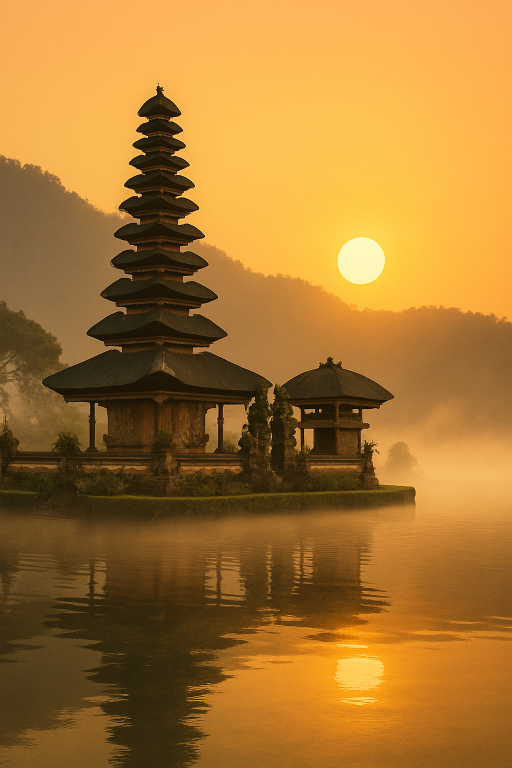
#> input picture inputs/day3_hero.png, 1024 x 1536 px (shown at 1/2 size)
$ python quote_page_generator.py
#> lines starting #> are read from the running program, lines starting #| are printed output that depends on the picture
import os
from PIL import Image, ImageDraw, ImageFont, ImageOps, ImageFilter
import textwrap

# --- Constants ---
WIDTH = 2480  # Standard A4 width @ 300 DPI
HEIGHT = 3508

# Page Split and Panel Dimensions
LEFT_IMAGE_WIDTH_RATIO = 0.40 # Left image takes 40% of the page width
RIGHT_PANEL_MARGIN_TOP = 150    # Margin from page top for the right panel
RIGHT_PANEL_MARGIN_BOTTOM = 150 # Margin from page bottom
RIGHT_PANEL_MARGIN_RIGHT = 90   # Margin from page right edge
RIGHT_PANEL_MARGIN_LEFT_GAP = 50 # Gap between left image area and right panel
RIGHT_PANEL_RADIUS = 30
RIGHT_PANEL_BLUR_RADIUS = 40
# Overlay for the right panel (darker to make light text pop, as in reference)
RIGHT_PANEL_OVERLAY_COLOR = (0, 0, 0, 100) # Semi-transparent black

# Text Colors for Right Panel (assuming light text on darkish panel)
TEXT_COLOR_LIGHT = (240, 240, 240)
TEXT_COLOR_GOLD = (204, 153, 51) # For quote amount, similar to reference
TEXT_COLOR_SUBTLE = (200, 200, 200) # For secondary text like "PER COUPLE"

# Layout constants within the right panel
CONTENT_PADDING_PANEL = 70  # General padding inside the right panel
TITLE_FONT_SIZE_QUOTE = 80       # "YOUR PERSONAL QUOTE"
MAIN_QUOTE_FIGURE_SIZE = 180   # "₹1,35,000"
QUOTE_SUB_TEXT_SIZE = 60       # "PER COUPLE"
SECTION_TITLE_FONT_SIZE_QUOTE = 60 # "PAYMENT TERMS", "TERMS & CONDITIONS"
BODY_FONT_SIZE_QUOTE = 45
LINE_SPACING_FACTOR = 1.5

# Font Paths
FONT_TITLE_QUOTE_PATH = "fonts/PlayfairDisplay-Regular.ttf" # Example, adjust as needed
FONT_BODY_QUOTE_PATH = "fonts/PlayfairDisplay-Regular.ttf"         # Example, adjust as needed
FONT_BOLD_QUOTE_PATH = "fonts/PlayfairDisplay-Regular.ttf"            # Example, adjust as needed

DEFAULT_LEFT_BG_IMAGE_PATH = 'inputs/day3_hero.png'

# Gold Price Box constants
PRICE_BOX_VPADDING = 30
PRICE_BOX_HPADDING = 120
PRICE_BOX_RADIUS = 25
PRICE_BOX_BG_COLOR = (218, 173, 80) # Gold-ish color from reference
PRICE_BOX_TEXT_COLOR = (50, 40, 20) # Dark text for price box

def generate_quote_page(
    output_filename: str,
    # font_path: str, # This will be replaced by specific font paths above
    base_output_dir: str,
    quote: dict,
    terms_conditions: list,
    left_bg_image_path: str = DEFAULT_LEFT_BG_IMAGE_PATH
):
    """Generates the quote page with a split UI similar to the reference."""
#> called with output_filename = 'page_quote_preview_new.jpg', base_output_dir = 'outputs', left_bg_image_path = 'inputs/day3_hero.png'
    output_path = os.path.join(base_output_dir, output_filename)
    os.makedirs(os.path.dirname(output_path), exist_ok=True)

    # --- Load Fonts ---
    try:
        font_page_title = ImageFont.truetype(FONT_TITLE_QUOTE_PATH, TITLE_FONT_SIZE_QUOTE)
    except IOError: font_page_title = ImageFont.load_default(size=TITLE_FONT_SIZE_QUOTE)
    try:
        font_quote_figure = ImageFont.truetype(FONT_BOLD_QUOTE_PATH, MAIN_QUOTE_FIGURE_SIZE) # Use a bold font for amount
    except IOError: font_quote_figure = ImageFont.load_default(size=MAIN_QUOTE_FIGURE_SIZE)
    try:
        font_quote_sub = ImageFont.truetype(FONT_BODY_QUOTE_PATH, QUOTE_SUB_TEXT_SIZE)
    except IOError: font_quote_sub = ImageFont.load_default(size=QUOTE_SUB_TEXT_SIZE)
    try:
        font_section_title = ImageFont.truetype(FONT_BOLD_QUOTE_PATH, SECTION_TITLE_FONT_SIZE_QUOTE)
    except IOError: font_section_title = ImageFont.load_default(size=SECTION_TITLE_FONT_SIZE_QUOTE)
    try:
        font_body = ImageFont.truetype(FONT_BODY_QUOTE_PATH, BODY_FONT_SIZE_QUOTE)
    except IOError: font_body = ImageFont.load_default(size=BODY_FONT_SIZE_QUOTE)

    # --- Main Page Background (using the left image as full page potentially) ---
    try:
        page_bg_full = Image.open(left_bg_image_path).convert("RGBA")
    except FileNotFoundError:
        print(f"Error: Background image '{left_bg_image_path}' not found. Creating plain background.")
        page_bg_full = Image.new('RGBA', (WIDTH, HEIGHT), (30, 30, 40, 255))

    # Scale page_bg_full to cover the entire page (WIDTH, HEIGHT)
    # This logic ensures the image covers the page, cropping if aspect ratios differ.
    img_aspect = page_bg_full.width / page_bg_full.height
    page_aspect = WIDTH / HEIGHT
    if img_aspect > page_aspect: # Image is wider than page
        new_height = HEIGHT
        new_width = int(new_height * img_aspect)
        resized_bg = page_bg_full.resize((new_width, new_height), Image.Resampling.LANCZOS)
        crop_x = (new_width - WIDTH) // 2
        final_page_bg = resized_bg.crop((crop_x, 0, crop_x + WIDTH, HEIGHT))
    else: # Image is taller than page or same aspect
        new_width = WIDTH
        new_height = int(new_width / img_aspect)
        resized_bg = page_bg_full.resize((new_width, new_height), Image.Resampling.LANCZOS)
        crop_y = (new_height - HEIGHT) // 2
        final_page_bg = resized_bg.crop((0, crop_y, WIDTH, crop_y + HEIGHT))
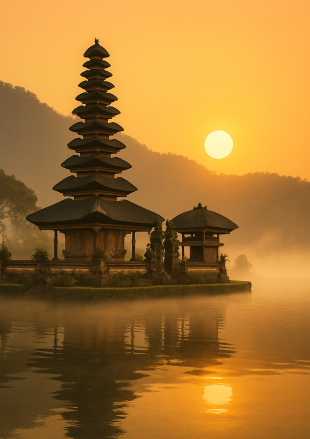
#> final_page_bg: PIL image 2480x3508 RGBA (shown at 1/8 size); mean R, G, B, A 165.4, 116.8, 48.6, 255
    if final_page_bg.size != (WIDTH, HEIGHT):
         final_page_bg = final_page_bg.resize((WIDTH, HEIGHT), Image.Resampling.LANCZOS) # Ensure exact size

    # Create main image canvas
    img = Image.new('RGBA', (WIDTH, HEIGHT))
#> img: PIL image 2480x3508 RGBA; every value is 0
    img.paste(final_page_bg, (0,0))
    draw = ImageDraw.Draw(img)

    # --- Define Right Panel Coordinates ---
    left_image_area_width = int(WIDTH * LEFT_IMAGE_WIDTH_RATIO)
    panel_x0 = left_image_area_width + RIGHT_PANEL_MARGIN_LEFT_GAP
    panel_y0 = RIGHT_PANEL_MARGIN_TOP
    panel_width = WIDTH - panel_x0 - RIGHT_PANEL_MARGIN_RIGHT
    panel_height = HEIGHT - panel_y0 - RIGHT_PANEL_MARGIN_BOTTOM
    panel_box = (panel_x0, panel_y0, panel_x0 + panel_width, panel_y0 + panel_height)

    # --- Create Frosted Glass Panel on the Right ---
    panel_background_crop = final_page_bg.crop(panel_box) # Crop from the final_page_bg
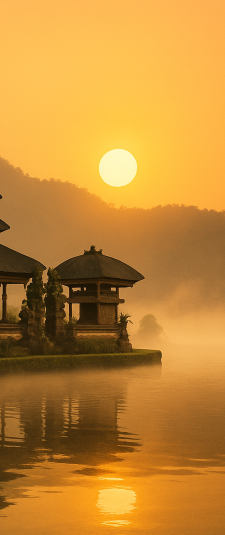
#> panel_background_crop: PIL image 1348x3208 RGBA (shown at 1/6 size); mean R, G, B, A 194.9, 137.4, 54.6, 255
    panel_blurred_crop = panel_background_crop.filter(ImageFilter.GaussianBlur(RIGHT_PANEL_BLUR_RADIUS))
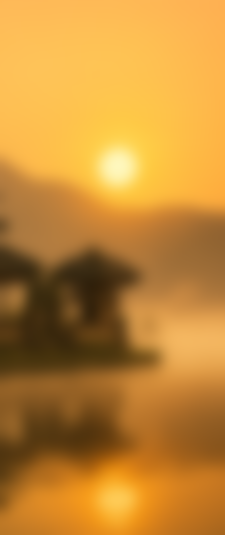
#> panel_blurred_crop: PIL image 1348x3208 RGBA (shown at 1/6 size); mean R, G, B, A 194.8, 137.4, 54.6, 255

    panel_face = Image.new('RGBA', (panel_width, panel_height))
#> panel_face: PIL image 1348x3208 RGBA; every value is 0
    panel_face.paste(panel_blurred_crop, (0,0))

    # --- Add vertical white gradient overlay for frosted effect ---
    gradient_overlay = Image.new('RGBA', (panel_width, panel_height), (255,255,255,0))
    for y in range(panel_height):
        # Top is more opaque, bottom is more transparent
        alpha = int(200 * (1 - y / panel_height))  # 200 at top, 0 at bottom
        for x in range(panel_width):
            gradient_overlay.putpixel((x, y), (255,255,255,alpha))
    panel_face = Image.alpha_composite(panel_face, gradient_overlay)
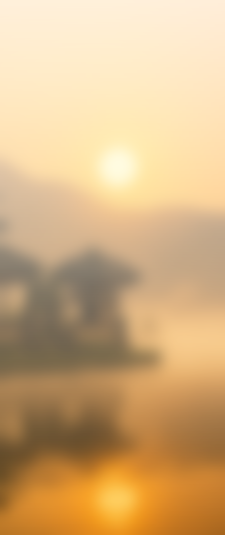
#> panel_face: PIL image 1348x3208 RGBA (shown at 1/6 size); mean R, G, B, A 211.1, 176, 128.3, 255

    panel_overlay = Image.new('RGBA', (panel_width, panel_height), RIGHT_PANEL_OVERLAY_COLOR)
    panel_face = Image.alpha_composite(panel_face, panel_overlay)
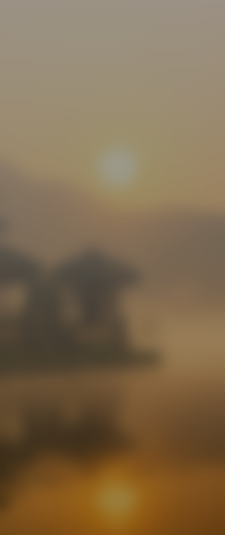
#> panel_face: PIL image 1348x3208 RGBA (shown at 1/6 size); mean R, G, B, A 128.3, 107, 78, 255

    panel_mask = Image.new('L', (panel_width, panel_height), 0)
#> panel_mask: PIL image 1348x3208 L; every value is 0
    panel_mask_draw = ImageDraw.Draw(panel_mask)
    panel_mask_draw.rounded_rectangle([0, 0, panel_width, panel_height], radius=RIGHT_PANEL_RADIUS, fill=255)

    img.paste(panel_face, (panel_x0, panel_y0), panel_mask)
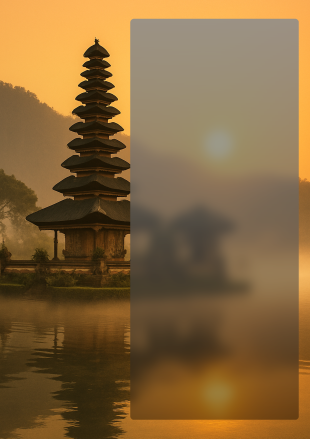
#> img: PIL image 2480x3508 RGBA (shown at 1/8 size); mean R, G, B, A 132.3, 101.7, 60.3, 255

    # --- Draw Content onto the Right Panel ---
    current_y = panel_y0 + CONTENT_PADDING_PANEL
    content_area_x_start = panel_x0 + CONTENT_PADDING_PANEL
    content_area_width_panel = panel_width - 2 * CONTENT_PADDING_PANEL

    # Page Title "YOUR PERSONAL QUOTE"
    page_title_text = "YOUR PERSONAL QUOTE"
    title_w = draw.textlength(page_title_text, font=font_page_title)
#> title_w = 983.7
    draw.text((panel_x0 + (panel_width - title_w) / 2, current_y), page_title_text, font=font_page_title, fill=TEXT_COLOR_LIGHT)
    current_y += TITLE_FONT_SIZE_QUOTE * LINE_SPACING_FACTOR + 40

    # --- Price Box ---
    price_text_main = f"{quote.get('currency', '')} {quote.get('amount', 'N/A')}"
    price_text_sub = quote.get('details', 'PER PERSON') # Using details for "PER COUPLE" type info
    if "per person" in price_text_sub.lower() or "per couple" in price_text_sub.lower() or "total for" in price_text_sub.lower():
        pass # Use as is
    else: # Fallback if quote.details doesn't contain unit
        price_text_sub = "PER PERSON"

    main_price_w = draw.textlength(price_text_main, font=font_quote_figure)
#> main_price_w = 973.3
    sub_price_w = draw.textlength(price_text_sub, font=font_quote_sub)
#> sub_price_w = 375.4

    price_box_content_w = max(main_price_w, sub_price_w)
#> price_box_content_w = 973.3
    price_box_w = price_box_content_w + 2 * PRICE_BOX_HPADDING
#> price_box_w = 1213.3
    price_box_h = MAIN_QUOTE_FIGURE_SIZE + QUOTE_SUB_TEXT_SIZE + PRICE_BOX_VPADDING * 2 + 10 # 10 for spacing
    price_box_x0 = panel_x0 + (panel_width - price_box_w) / 2
#> price_box_x0 = 1109.4
    price_box_y0 = current_y

    draw.rounded_rectangle(
        (price_box_x0, price_box_y0, price_box_x0 + price_box_w, price_box_y0 + price_box_h),
        radius=PRICE_BOX_RADIUS,
        fill=PRICE_BOX_BG_COLOR
    )
    # Price text
    draw.text(
        (price_box_x0 + (price_box_w - main_price_w) / 2, price_box_y0 + PRICE_BOX_VPADDING),
        price_text_main,
        font=font_quote_figure,
        fill=PRICE_BOX_TEXT_COLOR
    )
    # Sub text ("PER COUPLE")
    draw.text(
        (price_box_x0 + (price_box_w - sub_price_w) / 2, price_box_y0 + PRICE_BOX_VPADDING + MAIN_QUOTE_FIGURE_SIZE + 10),
        price_text_sub,
        font=font_quote_sub,
        fill=PRICE_BOX_TEXT_COLOR
    )
    current_y += price_box_h + 60

    # --- Payment Terms (Simplified for now) ---
    payment_title_text = "PAYMENT TERMS"
    section_title_w = draw.textlength(payment_title_text, font=font_section_title)
#> section_title_w = 501.8
    draw.text((panel_x0 + (panel_width - section_title_w) / 2, current_y), payment_title_text, font=font_section_title, fill=TEXT_COLOR_SUBTLE)
    current_y += SECTION_TITLE_FONT_SIZE_QUOTE * LINE_SPACING_FACTOR + 20

    payment_terms_data = quote.get('payment_terms', {})
    deposit_text = f"Deposit: {payment_terms_data.get('deposit', 'N/A')}"
    balance_text = f"Balance {quote.get('balance_percentage', '90%')}: {payment_terms_data.get('balance_payment_time', 'N/A')}"
    # Simplified due/amount for now, actual layout needs more parsing of 'balance_details' from reference image.
    # This part needs careful data structure from the JSON.
    # Example items:
    items_payment = [
        (f"Deposit", payment_terms_data.get('deposit_due_date', 'Due'), f"{quote.get('currency','')} {payment_terms_data.get('deposit_amount', 'N/A')}"),
        (f"Balance {quote.get('balance_percentage', '90%')}", payment_terms_data.get('balance_due_date', 'Due'), f"{quote.get('currency','')} {payment_terms_data.get('balance_amount', 'N/A')}")
    ]
    col_width_payment = content_area_width_panel // 3
    for item_name, item_due, item_amount in items_payment:
        draw.text((content_area_x_start, current_y), item_name, font=font_body, fill=TEXT_COLOR_LIGHT)
        draw.text((content_area_x_start + col_width_payment, current_y), item_due, font=font_body, fill=TEXT_COLOR_SUBTLE, anchor="ma") # Middle align for due
        draw.text((content_area_x_start + content_area_width_panel - draw.textlength(item_amount, font=font_body), current_y), item_amount, font=font_body, fill=TEXT_COLOR_LIGHT) # Right align amount
        current_y += BODY_FONT_SIZE_QUOTE * LINE_SPACING_FACTOR * 1.2
#> after the loop, current_y = 1022
    current_y += 40
#> current_y = 1062

    # Divider line (Placeholder, needs actual drawing if required by design)
    # draw.line([(content_area_x_start, current_y), (content_area_x_start + content_area_width_panel, current_y)], fill=TEXT_COLOR_SUBTLE, width=1)
    # current_y += 20

    # Quote ID & Valid Until
    quote_id_text = f"Quote ID: {quote.get('quote_id', 'Q230428')}" # Example if not in quote data
    valid_until_text = f"Valid until: {quote.get('valid_until', '15 May 2025')}"
    draw.text((content_area_x_start, current_y), quote_id_text, font=font_body, fill=TEXT_COLOR_SUBTLE)
    valid_w = draw.textlength(valid_until_text, font=font_body)
#> valid_w = 545.2
    draw.text((panel_x0 + panel_width - CONTENT_PADDING_PANEL - valid_w, current_y), valid_until_text, font=font_body, fill=TEXT_COLOR_SUBTLE)
    current_y += BODY_FONT_SIZE_QUOTE * LINE_SPACING_FACTOR + 60
#> current_y = 1189.5

    # --- Terms & Conditions ---
    terms_title_text = "TERMS & CONDITIONS"
    section_title_w_terms = draw.textlength(terms_title_text, font=font_section_title)
#> section_title_w_terms = 673.5
    draw.text((panel_x0 + (panel_width - section_title_w_terms) / 2, current_y), terms_title_text, font=font_section_title, fill=TEXT_COLOR_SUBTLE)
    current_y += SECTION_TITLE_FONT_SIZE_QUOTE * LINE_SPACING_FACTOR + 20
#> current_y = 1299.5

    avg_char_width_body = font_body.size * 0.45
    wrap_chars_body = int(content_area_width_panel / avg_char_width_body) if avg_char_width_body > 0 else 40

    for term in terms_conditions:
        # Add bullet point styling if desired, e.g. by prepending "• "
        display_term = f"• {term}"
        for line in textwrap.wrap(display_term, width=wrap_chars_body):
            draw.text((content_area_x_start, current_y), line, font=font_body, fill=TEXT_COLOR_LIGHT)
            current_y += BODY_FONT_SIZE_QUOTE * LINE_SPACING_FACTOR
        current_y += (BODY_FONT_SIZE_QUOTE * LINE_SPACING_FACTOR) * 0.1 # Smaller gap between T&C items
#> this loop made 5 passes
#> current_y on passes 1 to 5: 1373.8, 1448, 1522.2, 1596.5, 1670.8
#> after the loop, current_y = 1670.8
    current_y += 60
#> current_y = 1730.8

    # --- Approve Button (Placeholder Look) ---
    button_text = "APPROVE & PAY VIA UPI"
    button_font_size = QUOTE_SUB_TEXT_SIZE
    button_font = ImageFont.truetype(FONT_BOLD_QUOTE_PATH, button_font_size)
    button_text_w = draw.textlength(button_text, font=button_font)
#> button_text_w = 706.3
    button_h_padding = 80
    button_v_padding = 30
    button_width = button_text_w + 2 * button_h_padding
#> button_width = 866.3
    button_height = button_font_size + 2 * button_v_padding
    button_x0 = panel_x0 + (panel_width - button_width) / 2
#> button_x0 = 1282.8
    button_y0 = panel_y0 + panel_height - CONTENT_PADDING_PANEL - button_height # Position at bottom

    # Ensure button doesn't overflow if content is too much
    if button_y0 < current_y + 20: button_y0 = current_y + 20

    draw.rounded_rectangle(
        (button_x0, button_y0, button_x0 + button_width, button_y0 + button_height),
        radius=button_height // 2, # Pill shape
        fill=PRICE_BOX_BG_COLOR # Use gold color for button
    )
    draw.text(
        (button_x0 + (button_width - button_text_w) / 2, button_y0 + button_v_padding),
        button_text,
        font=button_font,
        fill=PRICE_BOX_TEXT_COLOR
    )

    # --- Save Image ---
    try:
        img_rgb = img.convert('RGB')
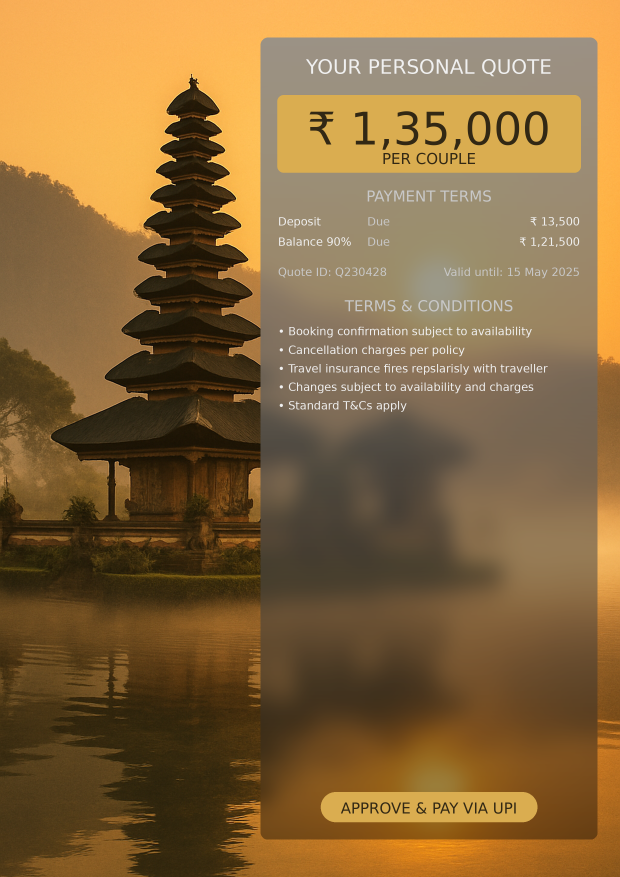
#> img_rgb: PIL image 2480x3508 RGB (shown at 1/4 size); mean R, G, B 135.8, 104.2, 60
        img_rgb.save(output_path, quality=95, dpi=(300,300))
        print(f"Successfully generated quote page: {output_path}")
    except Exception as e:
        print(f"Error saving image {output_path}: {e}")

# Example Usage (if run directly)
if __name__ == '__main__':
    print("Generating example quote page...")
    example_quote = {
        "amount": "1,35,000",
        "currency": "₹",
        "details": "PER COUPLE", # This is used for the sub-text in price box
        # New detailed payment structure for the reference image
        "payment_terms": {
            "deposit_due_date": "Due", "deposit_amount": "13,500",
            "balance_due_date": "Due", "balance_amount": "1,21,500"
        },
        "balance_percentage": "90%", # Example
        "quote_id": "Q230428",
        "valid_until": "15 May 2025"
    }
    example_terms = [
        "Booking confirmation subject to availability",
        "Cancellation charges per policy",
        "Travel insurance fires repslarisly with traveller", # Typo from reference?
        "Changes subject to availability and charges",
        "Standard T&Cs apply"
    ]

    script_dir = os.path.dirname(os.path.abspath(__file__))
    workspace_root = os.path.abspath(os.path.join(script_dir, '..'))

    # Use specific fonts defined in constants
    # primary_font = os.path.join(workspace_root, FONT_BODY_QUOTE_PATH)
    bg_image = os.path.join(workspace_root, DEFAULT_LEFT_BG_IMAGE_PATH)

    if not os.path.exists(bg_image):
        print(f"Warning: Default background '{DEFAULT_LEFT_BG_IMAGE_PATH}' not found for example. Page will have solid color.")

    generate_quote_page(
        output_filename="page_quote_preview_new.jpg",
        # font_path=primary_font, # Not needed as fonts are hardcoded within function now
        base_output_dir=os.path.join(workspace_root, "outputs"),
        quote=example_quote,
        terms_conditions=example_terms,
        left_bg_image_path=bg_image
    )
    print(f"Example quote page saved to outputs/page_quote_preview_new.jpg")

$ run again, with inputs/day1_hero.png copied over inputs/day3_hero.png
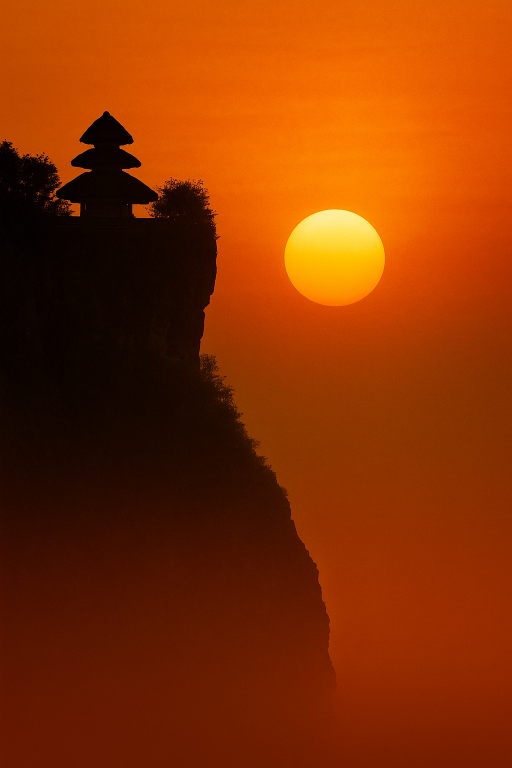
#> input picture inputs/day1_hero.png, 1024 x 1536 px (shown at 1/2 size)
#> in generate_quote_page, `panel_face = Image.alpha_composite(panel_face, panel_overlay)`:
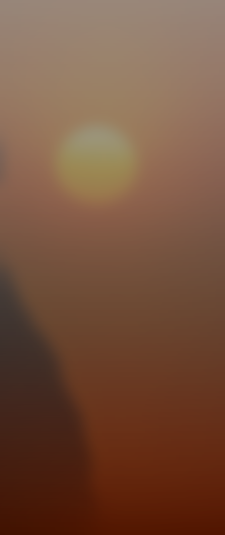
#> panel_face: PIL image 1348x3208 RGBA (shown at 1/6 size); mean R, G, B, A 118.6, 81.8, 60.9, 255
#> panel_mask: PIL image 1348x3208 L; every value is 0
#> title_w = 983.7
#> main_price_w = 973.3
#> sub_price_w = 375.4
#> price_box_content_w = 973.3
#> price_box_w = 1213.3
#> price_box_x0 = 1109.4
#> section_title_w = 501.8
#> after the loop in generate_quote_page, `for item_name, item_due, item_amount in items_payment:`: current_y = 1022
#> in generate_quote_page, `current_y += 40`: current_y = 1062
#> valid_w = 545.2
#> in generate_quote_page, `current_y += BODY_FONT_SIZE_QUOTE * LINE_SPACING_FACTOR + 60`: current_y = 1189.5
#> section_title_w_terms = 673.5
#> in generate_quote_page, `current_y += SECTION_TITLE_FONT_SIZE_QUOTE * LINE_SPACING_FACTOR + 20`: current_y = 1299.5
#> the loop in generate_quote_page, `for term in terms_conditions: # Add bullet point styling if desired, e..` made 5 passes
#> current_y on passes 1 to 5: 1373.8, 1448, 1522.2, 1596.5, 1670.8
#> after the loop in generate_quote_page, `for term in terms_conditions:`: current_y = 1670.8
#> in generate_quote_page, `current_y += 60`: current_y = 1730.8
#> button_text_w = 706.3
#> button_width = 866.3
#> button_x0 = 1282.8
#> in generate_quote_page, `img_rgb = img.convert('RGB')`:
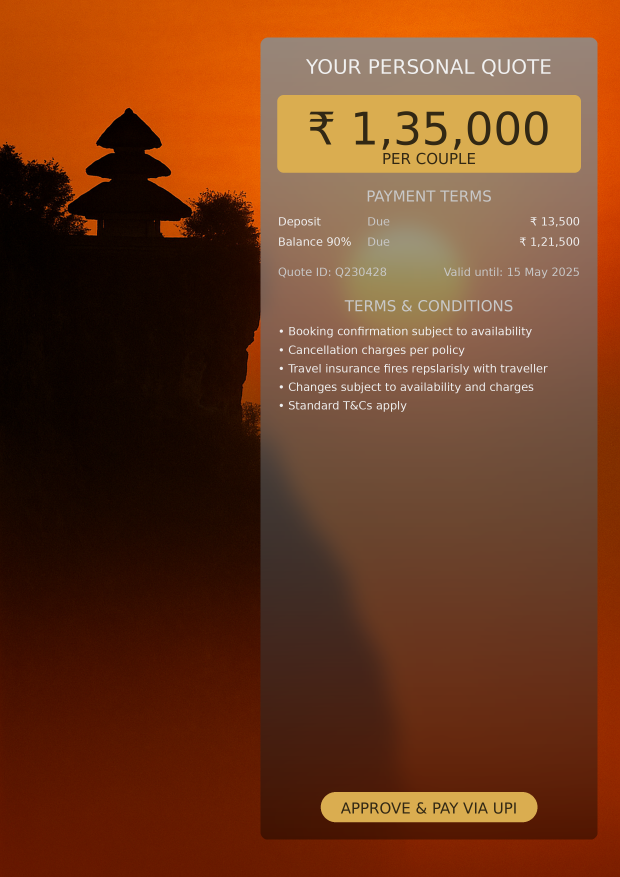
#> img_rgb: PIL image 2480x3508 RGB (shown at 1/4 size); mean R, G, B 111.1, 60.8, 31.3
